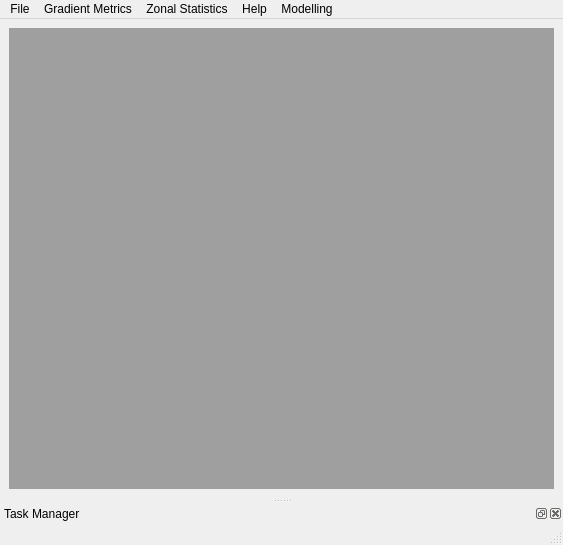
<?xml version="1.0" encoding="UTF-8"?>
<ui version="4.0">
 <class>MainWindow</class>
 <widget class="QMainWindow" name="MainWindow">
  <property name="geometry">
   <rect>
    <x>0</x>
    <y>0</y>
    <width>563</width>
    <height>545</height>
   </rect>
  </property>
  <property name="windowTitle">
   <string>MGT - Marine Geomorphometric Toolbox</string>
  </property>
  <widget class="QWidget" name="centralwidget">
   <layout class="QGridLayout" name="gridLayout">
    <item row="0" column="0">
     <widget class="QMdiArea" name="mdiArea">
      <property name="verticalScrollBarPolicy">
       <enum>Qt::ScrollBarAsNeeded</enum>
      </property>
      <property name="horizontalScrollBarPolicy">
       <enum>Qt::ScrollBarAsNeeded</enum>
      </property>
     </widget>
    </item>
   </layout>
  </widget>
  <widget class="QMenuBar" name="menubar">
   <property name="geometry">
    <rect>
     <x>0</x>
     <y>0</y>
     <width>563</width>
     <height>22</height>
    </rect>
   </property>
   <widget class="QMenu" name="menuFile">
    <property name="title">
     <string>File</string>
    </property>
    <addaction name="actionPreferences"/>
    <addaction name="separator"/>
    <addaction name="actionQuit"/>
   </widget>
   <widget class="QMenu" name="menuGradient_Metrics">
    <property name="title">
     <string>Gradient Metrics</string>
    </property>
    <widget class="QMenu" name="menuDirectionality">
     <property name="title">
      <string>Directionality</string>
     </property>
     <addaction name="actionClassify_Aspect"/>
     <addaction name="actionLinear_Aspect"/>
     <addaction name="actionMean_Slope"/>
    </widget>
    <widget class="QMenu" name="menuStatistics">
     <property name="title">
      <string>Statistics</string>
     </property>
     <addaction name="actionCorrelation"/>
     <addaction name="actionDeviation_from_trend"/>
     <addaction name="actionGaussian_Smoothing"/>
     <addaction name="actionInvert"/>
     <addaction name="actionLocal_deviation_from_global"/>
     <addaction name="actionMoments"/>
     <addaction name="actionNormal"/>
     <addaction name="actionSlope_Impedence"/>
     <addaction name="actionSobel_Gradient"/>
     <addaction name="actionTransformation"/>
    </widget>
    <widget class="QMenu" name="menuSurface_Texture">
     <property name="title">
      <string>Surface Texture</string>
     </property>
     <addaction name="actionDissection"/>
     <addaction name="actionLandform"/>
     <addaction name="actionRoughness"/>
     <addaction name="actionSlope_Position"/>
     <addaction name="actionSurface_Area_Ratio"/>
     <addaction name="actionSurface_Relief_Ratio"/>
    </widget>
    <widget class="QMenu" name="menuTemperature_and_Moisture">
     <property name="title">
      <string>Temperature and Moisture</string>
     </property>
     <addaction name="action2nd_Derivative_Slope"/>
     <addaction name="actionCompound_Topographic_Index"/>
     <addaction name="actionHeat_Load_Index"/>
     <addaction name="actionIntegrated_Moisture_Index"/>
     <addaction name="actionSite_Exposure_Index"/>
     <addaction name="actionSlope_Aspect_Transformation"/>
    </widget>
    <widget class="QMenu" name="menuUtilities">
     <property name="title">
      <string>Utilities</string>
     </property>
     <addaction name="actionAngle_Conversion"/>
     <addaction name="actionClass_Percentage"/>
     <addaction name="actionNo_Data_Fill"/>
     <addaction name="actionSieve"/>
    </widget>
    <addaction name="menuDirectionality"/>
    <addaction name="menuStatistics"/>
    <addaction name="menuSurface_Texture"/>
    <addaction name="menuTemperature_and_Moisture"/>
    <addaction name="separator"/>
    <addaction name="menuUtilities"/>
   </widget>
   <widget class="QMenu" name="menuHelp">
    <property name="title">
     <string>Help</string>
    </property>
   </widget>
   <widget class="QMenu" name="menuZonal_Statistics">
    <property name="title">
     <string>Zonal Statistics</string>
    </property>
   </widget>
   <widget class="QMenu" name="menuModelling">
    <property name="title">
     <string>Modelling</string>
    </property>
    <addaction name="actionUnsupervised_Classification"/>
   </widget>
   <addaction name="menuFile"/>
   <addaction name="menuGradient_Metrics"/>
   <addaction name="menuZonal_Statistics"/>
   <addaction name="menuHelp"/>
   <addaction name="menuModelling"/>
  </widget>
  <widget class="QStatusBar" name="statusbar"/>
  <widget class="QDockWidget" name="taskmanager">
   <property name="windowTitle">
    <string>Task Manager</string>
   </property>
   <attribute name="dockWidgetArea">
    <number>8</number>
   </attribute>
   <widget class="QWidget" name="dockWidgetContents_2"/>
  </widget>
  <action name="actionClassify_Aspect">
   <property name="text">
    <string>Classify Aspect</string>
   </property>
  </action>
  <action name="actionLinear_Aspect">
   <property name="text">
    <string>Linear Aspect</string>
   </property>
  </action>
  <action name="actionMean_Slope">
   <property name="text">
    <string>Mean Slope</string>
   </property>
  </action>
  <action name="actionCorrelation">
   <property name="text">
    <string>Correlation</string>
   </property>
  </action>
  <action name="actionDeviation_from_trend">
   <property name="text">
    <string>Deviation from Trend</string>
   </property>
  </action>
  <action name="actionGaussian_Smoothing">
   <property name="text">
    <string>Gaussian Smoothing</string>
   </property>
  </action>
  <action name="actionInvert">
   <property name="text">
    <string>Invert</string>
   </property>
  </action>
  <action name="actionLocal_deviation_from_global">
   <property name="text">
    <string>Local Deviation from Global</string>
   </property>
  </action>
  <action name="actionMoments">
   <property name="text">
    <string>Moments</string>
   </property>
  </action>
  <action name="actionNormal">
   <property name="text">
    <string>Normal</string>
   </property>
  </action>
  <action name="actionSlope_Impedence">
   <property name="text">
    <string>Slope Impedence</string>
   </property>
  </action>
  <action name="actionSobel_Gradient">
   <property name="text">
    <string>Sobel Gradient</string>
   </property>
  </action>
  <action name="actionTransformation">
   <property name="text">
    <string>Transformations</string>
   </property>
  </action>
  <action name="actionDissection">
   <property name="text">
    <string>Dissection</string>
   </property>
  </action>
  <action name="actionLandform">
   <property name="text">
    <string>Landform</string>
   </property>
  </action>
  <action name="actionRoughness">
   <property name="text">
    <string>Roughness</string>
   </property>
  </action>
  <action name="actionSlope_Position">
   <property name="text">
    <string>Slope Position</string>
   </property>
  </action>
  <action name="actionSurface_Area_Ratio">
   <property name="text">
    <string>Surface Area Ratio</string>
   </property>
  </action>
  <action name="actionSurface_Relief_Ratio">
   <property name="text">
    <string>Surface Relief Ratio</string>
   </property>
  </action>
  <action name="action2nd_Derivative_Slope">
   <property name="text">
    <string>2nd Derivative Slope</string>
   </property>
  </action>
  <action name="actionCompound_Topographic_Index">
   <property name="text">
    <string>Compound Topographic Index</string>
   </property>
  </action>
  <action name="actionHeat_Load_Index">
   <property name="text">
    <string>Heat Load Index</string>
   </property>
  </action>
  <action name="actionIntegrated_Moisture_Index">
   <property name="text">
    <string>Integrated Moisture Index</string>
   </property>
  </action>
  <action name="actionSite_Exposure_Index">
   <property name="text">
    <string>Site Exposure Index</string>
   </property>
  </action>
  <action name="actionSlope_Aspect_Transformation">
   <property name="text">
    <string>Slope Aspect Transformation</string>
   </property>
  </action>
  <action name="actionAngle_Conversion">
   <property name="text">
    <string>Angle Conversion</string>
   </property>
  </action>
  <action name="actionClass_Percentage">
   <property name="text">
    <string>Class Percentage</string>
   </property>
  </action>
  <action name="actionNo_Data_Fill">
   <property name="text">
    <string>No-Data Fill</string>
   </property>
  </action>
  <action name="actionSieve">
   <property name="text">
    <string>Sieve</string>
   </property>
  </action>
  <action name="actionUnsupervised_Classification">
   <property name="text">
    <string>Unsupervised Classification</string>
   </property>
  </action>
  <action name="actionPreferences">
   <property name="text">
    <string>Preferences...</string>
   </property>
  </action>
  <action name="actionQuit">
   <property name="text">
    <string>Quit</string>
   </property>
  </action>
 </widget>
 <resources/>
 <connections/>
</ui>
